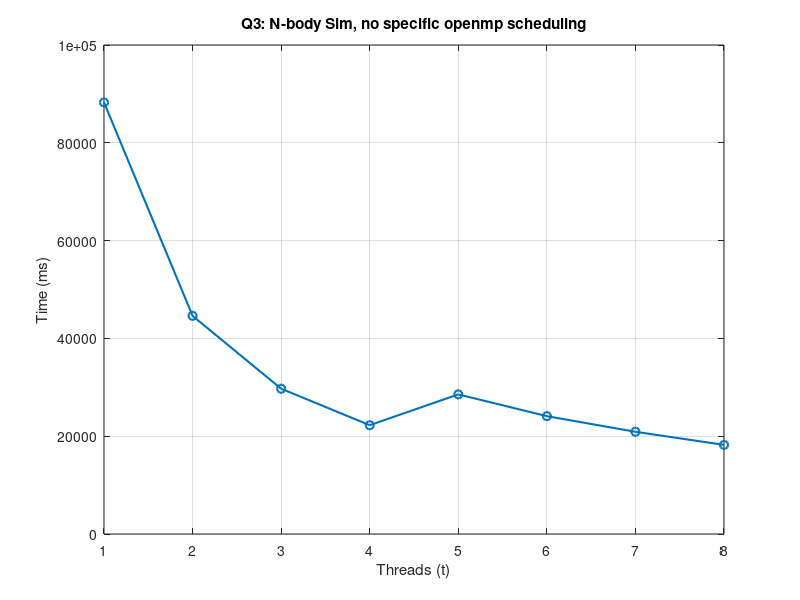

Reproduce this figure in MATLAB.
function task3()
    % Read the data, skipping the header
    M = dlmread('timing_problem3.txt', '', 1, 0);
    % Columns: [t, time_ms]
    t = M(:,1);
    time_ms = M(:,2);

    % Plot time vs. t
    figure;
    plot(t, time_ms, 'o-','LineWidth',1.5);
    grid on;
    
    % Labels
    xlabel('Threads (t)');
    ylabel('Time (ms)');
    title('Q3: N-body Sim, no specific openmp scheduling');

    % Save figure as PDF
    print('-dpdf', 'task3.pdf');
    disp('Created task3.pdf');
end